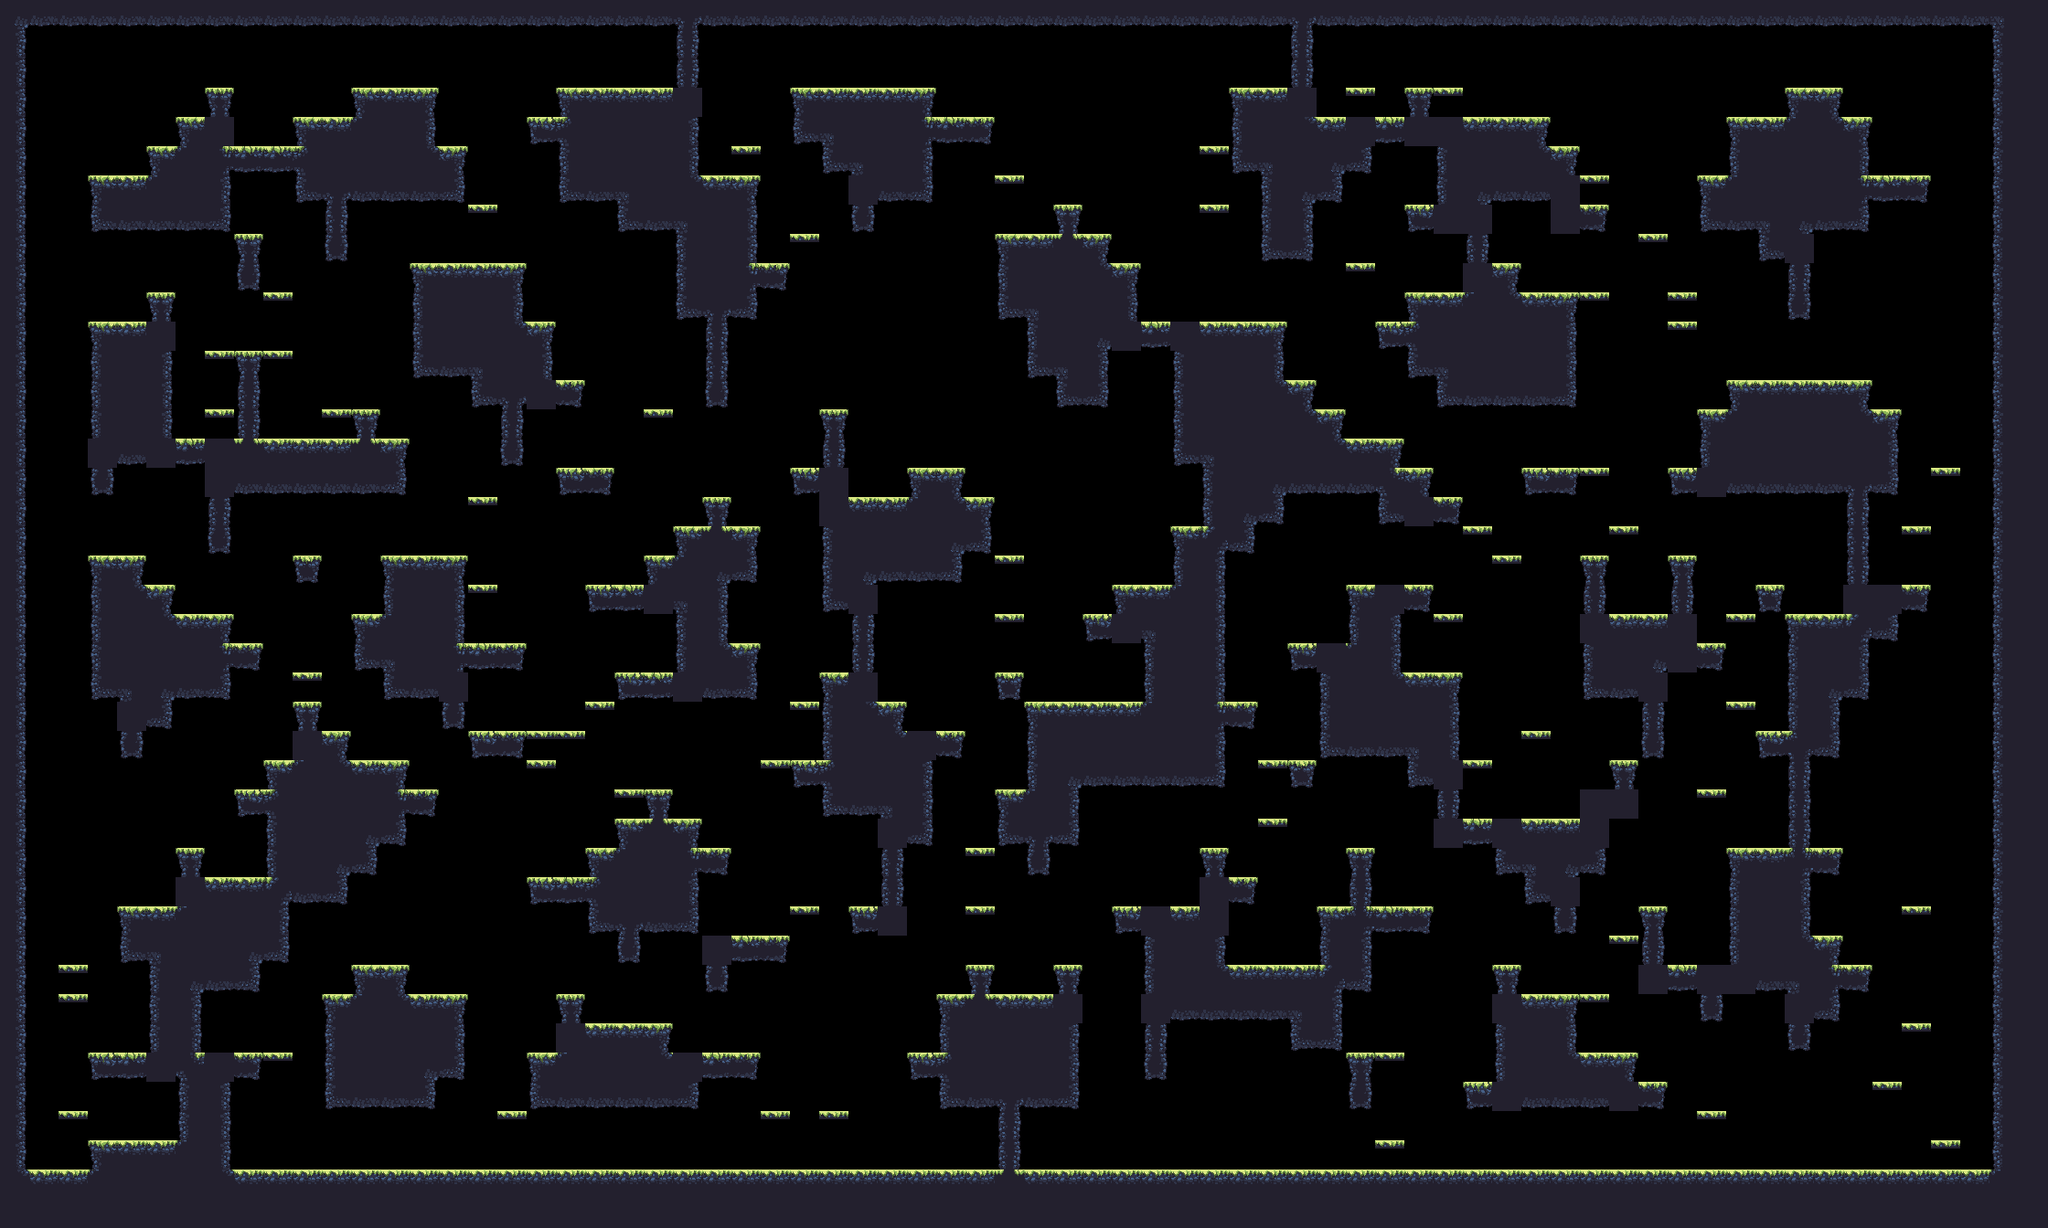

Rendered tile map (Tiled .tmx) drawn with the repository's tilesets; below, a short description and the map source with its tile grids summarised:
An orthogonal 70x42 tile map with 32x32 px tiles, 1 tile layer (main) and 17 objects (9x spawn, spawnPlayer0, spawnCrown0, spawnPlayer1, spawnCrown1, ...).

<map compressionlevel="0" height="42" infinite="0" nextlayerid="3" nextobjectid="4" orientation="orthogonal" renderorder="right-down" tiledversion="1.3.2" tileheight="32" tilewidth="32" version="1.2" width="70">
 <tileset firstgid="1" source="forest_summer_tile_set.tsx" />
 <layer height="42" id="1" name="main" width="70">
  <data>[2940 cells, 1257 non-empty, 29 distinct tile ids]</data>
 </layer>
 <objectgroup><object id="1" name="spawnPlayer0" x="160" y="112.0" /><object id="2" name="spawnCrown0" x="128" y="144.0" /><object id="3" name="spawnPlayer1" x="2048" y="80.0" /><object id="4" name="spawnCrown1" x="1920" y="80.0" /><object id="5" name="spawnPlayer2" x="128" y="1104.0" /><object id="6" name="spawnCrown2" x="64" y="1232.0" /><object id="7" name="spawnPlayer3" x="2144" y="1232.0" /><object id="8" name="spawnCrown3" x="2112" y="1232.0" /><object id="9" name="spawn" x="1536" y="1232.0" /><object id="10" name="spawn" x="416" y="1008.0" /><object id="11" name="spawn" x="2112" y="592.0" /><object id="12" name="spawn" x="544" y="240.0" /><object id="13" name="spawn" x="800" y="144.0" /><object id="14" name="spawn" x="2112" y="1232.0" /><object id="15" name="spawn" x="320" y="80.0" /><object id="16" name="spawn" x="512" y="1232.0" /><object id="17" name="spawn" x="1664" y="80.0" /></objectgroup></map>
